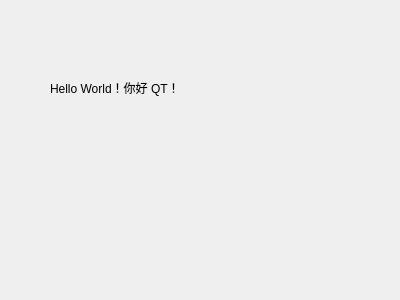
<?xml version="1.0" encoding="UTF-8"?>
<ui version="4.0">
 <class>HelloDialog</class>
 <widget class="QDialog" name="HelloDialog">
  <property name="geometry">
   <rect>
    <x>0</x>
    <y>0</y>
    <width>400</width>
    <height>300</height>
   </rect>
  </property>
  <property name="windowTitle">
   <string>HelloDialog</string>
  </property>
  <widget class="QLabel" name="label">
   <property name="geometry">
    <rect>
     <x>50</x>
     <y>80</y>
     <width>201</width>
     <height>16</height>
    </rect>
   </property>
   <property name="text">
    <string>Hello World！你好 QT！</string>
   </property>
  </widget>
 </widget>
 <layoutdefault spacing="6" margin="11"/>
 <resources/>
 <connections/>
</ui>
